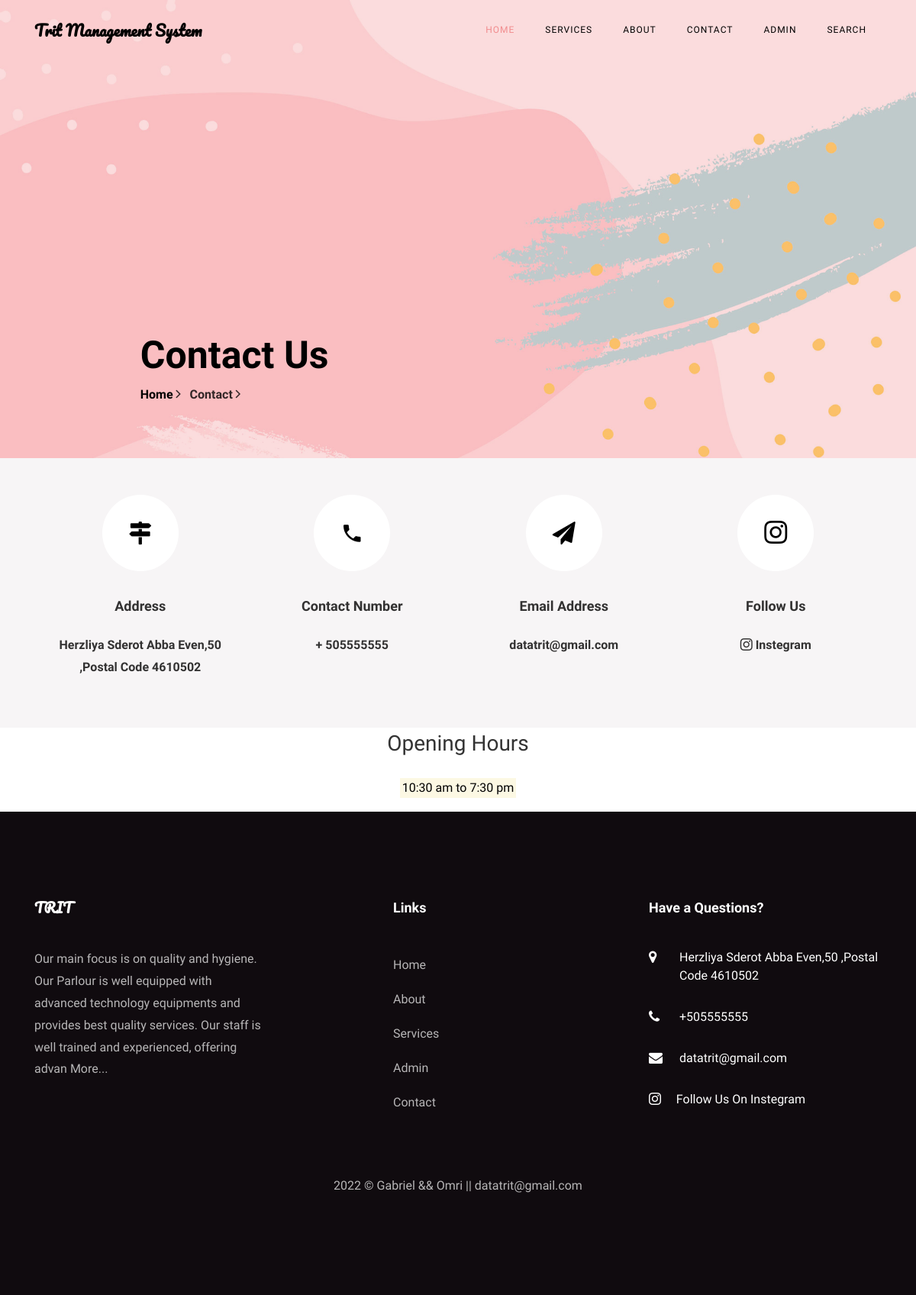
The page /contact.php on the database its author committed.
### tables this page shows
CREATE TABLE `tblpage` (
  `ID` int(10) NOT NULL,
  `PageType` varchar(200) DEFAULT NULL,
  `PageTitle` mediumtext DEFAULT NULL,
  `PageDescription` mediumtext DEFAULT NULL,
  `Email` varchar(200) DEFAULT NULL,
  `MobileNumber` bigint(10) DEFAULT NULL,
  `Instagram` varchar(200) DEFAULT NULL,
  `UpdationDate` date DEFAULT NULL,
  `Timing` varchar(200) NOT NULL,
  `Instegram` varchar(255) DEFAULT NULL
);

### contact.php (the view, shortened to what this page needs)
<?php
include('includes/dbconnection.php');
?>
<!DOCTYPE html>
<html lang="en">
  <head>
    <link rel="stylesheet" href="css/open-iconic-bootstrap.min.css">
    <link rel="stylesheet" href="css/animate.css">
    <link rel="stylesheet" href="css/owl.carousel.min.css">
    <link rel="stylesheet" href="css/owl.theme.default.min.css">
    <link rel="stylesheet" href="css/magnific-popup.css">
    <link rel="stylesheet" href="css/aos.css">
    <link rel="stylesheet" href="css/ionicons.min.css">
    <link rel="stylesheet" href="css/bootstrap-datepicker.css">
    <link rel="stylesheet" href="css/jquery.timepicker.css">
    <link rel="stylesheet" href="css/flaticon.css">
    <link rel="stylesheet" href="css/icomoon.css">
    <link rel="stylesheet" href="css/style.css">
  </head>
  <body>
	   <?php include_once('includes/header.php');?>
    <section class="hero-wrap hero-wrap-2" style="background-image: url('images/bg.jpg');" data-stellar-background-ratio="0.5">
      <div class="overlay"></div>
      <div class="container">
        <div class="row no-gutters slider-text js-fullheight align-items-end justify-content-center">
          <div class="col-md-9 ftco-animate pb-5">
            <h2 class="mb-0 bread">Contact Us</h2>
            <p class="breadcrumbs"><span class="mr-2"><a href="index.php">Home <i class="ion-ios-arrow-forward"></i></a></span> <span>Contact <i class="ion-ios-arrow-forward"></i></span></p>
          </div>
        </div>
      </div>
    </section>
    <section class="contact-section bg-light">
      <div class="container">
        <div class="row no-gutters d-flex contact-info">
          <?php
$ret=mysqli_query($con,"select * from tblpage where PageType='contactus' ");
while ($row=mysqli_fetch_array($ret)) {
?>
          <div class="col-md-3 d-flex">
          	<div class="align-self-stretch box p-4 py-md-5 text-center">
          		<div class="icon d-flex align-items-center justify-content-center">
          			<span class="icon-map-signs"></span>
          		</div>
          		<h3 class="mb-4">Address</h3>
	            <p><?php  echo $row['PageDescription'];?></p>
	          </div>
          </div>
          <div class="col-md-3 d-flex">
          	<div class="align-self-stretch box p-4 py-md-5 text-center">
          		<div class="icon d-flex align-items-center justify-content-center">
          			<span class="icon-phone2"></span>
          		</div>
          		<h3 class="mb-4">Contact Number</h3>
	            <p><a href="tel://1234567920">+ <?php  echo $row['MobileNumber'];?></a></p>
	          </div>
          </div>
          <div class="col-md-3 d-flex">
          	<div class="align-self-stretch box p-4 py-md-5 text-center">
          		<div class="icon d-flex align-items-center justify-content-center">
          			<span class="icon-paper-plane"></span>
          		</div>
          		<h3 class="mb-4">Email Address</h3>
	            <p><a href="mailto:info@yoursite.com"><?php  echo $row['Email'];?></a></p>
	          </div>
          </div>
          <div class="col-md-3 d-flex">
            <div class="align-self-stretch box p-4 py-md-5 text-center">
              <div class="icon d-flex align-items-center justify-content-center">
                <span class="bi bi-instagram"></span>
              </div>
              <h3 class="mb-4"> Follow Us </h3>
              <p><a href="<?php echo $row['Instegram'] ?>"><span class="bi bi-instagram"></span>
                <span class="text">Instegram </span></a></p>
            </div>
          </div>
    </section>
    <section>
      <center>
       <h3 class="mb-4">Opening Hours</h3>
        <p><mark><?php  echo $row['Timing'];?></mark></p>
          <?php } ?>
        </center>
        </section>
   <?php include_once('includes/footer.php');?>
  </body>
</html>

### includes/footer.php (shortened to what this page needs)
 <?php
include('includes/dbconnection.php');
?>
<link rel="stylesheet" href="https://cdn.jsdelivr.net/npm/bootstrap-icons@1.7.2/font/bootstrap-icons.css">
 <footer class="ftco-footer ftco-section">
      <div class="container">
        <div class="row mb-5">
          <div class="col-md">
            <div class="ftco-footer-widget mb-4">
              <h2 class="ftco-heading-2 logo">TRIT</h2>
              <?php
$ret=mysqli_query($con,"select * from tblpage where PageType='aboutus' ");
while ($row=mysqli_fetch_array($ret)) {
?>
              <p><?php  echo substr($row['PageDescription'],0,200);?> <a href="about.php">More...</a></p><?php } ?>
            </div>
          </div>
          <div class="col-md" style="padding-left: 150px">
             <div class="ftco-footer-widget mb-4">
              <h2 class="ftco-heading-2">Links</h2>
              <ul class="list-unstyled">
                <li><a href="index.php" class="py-2 d-block">Home</a></li>
                <li><a href="about.php" class="py-2 d-block">About</a></li>
                <li><a href="services.php" class="py-2 d-block">Services</a></li>
                <li><a href="admin/index.php" class="py-2 d-block">Admin</a></li>
                <li><a href="contact.php" class="py-2 d-block">Contact</a></li>
              </ul>
            </div>
          </div>
          <div class="col-md">
            <div class="ftco-footer-widget mb-4">
            	<h2 class="ftco-heading-2">Have a Questions?</h2>
            	<div class="block-23 mb-3">
                <?php
$ret=mysqli_query($con,"select * from tblpage where PageType='contactus' ");
while ($row=mysqli_fetch_array($ret)) {
?>
	              <ul>
	                <li><a href="https://www.google.com/maps/place/%D7%A9%D7%93%D7%A8%D7%95%D7%AA+%D7%90%D7%91%D7%90+%D7%90%D7%91%D7%9F+50,+%D7%94%D7%A8%D7%A6%D7%9C%D7%99%D7%94%E2%80%AD/@32.1638749,34.8054279,17z/data=!3m1!4b1!4m5!3m4!1s0x151d48932cc80fbf:0xb4a9c71c118e7f48!8m2!3d32.1638749!4d34.8032392?hl=iw"><span class="icon icon-map-marker"></span><span class="text"><?php  echo $row['PageDescription'];?></span></a></li>
	                <li><a href="contact.php"><span class="icon icon-phone"></span><span class="text">+<?php  echo $row['MobileNumber'];?></span></a></li>
	                <li><a href="https://mail.google.com/"><span class="icon icon-envelope"></span><span class="text"><?php  echo $row['Email'];?></span></a></li>
                  <li><a href="<?php echo $row['Instegram'] ?>"><span class="bi bi-instagram"></span>
                                                                <span class="text">&nbsp&nbsp&nbsp&nbsp Follow Us On Instegram</span></a></li>
	              </ul>
	            </div>
               <?php } ?>
            </div>
          </div>
        </div>
        <div class="row">
          <div class="col-md-12 text-center">
            <p>
  2022 &copy; Gabriel && Omri || datatrit@gmail.com  </p>
          </div>
        </div>
      </div>
    </footer>

### css/icomoon.css (style rules this page uses)
[class^="icon-"], [class*=" icon-"] { font-family: 'icomoon' !important; speak: none; font-style: normal; font-weight: normal; font-variant: normal; text-transform: none; line-height: 1; -webkit-font-smoothing: antialiased; -moz-osx-font-smoothing: grayscale; }
.icon-map-marker:before { content: "\f041"; }
.icon-phone:before { content: "\f095"; }
.icon-envelope:before { content: "\f0e0"; }
.icon-paper-plane:before { content: "\f1d8"; }
.icon-map-signs:before { content: "\f277"; }
.icon-phone2:before { content: "\e0cd"; }

### rows shown on the page
tblpage: PageDescription "Herzliya Sderot Abba Even,50 ,Postal Code 4610502", MobileNumber "505555555", Email "datatrit@gmail.com", Timing "10:30 am to 7:30 pm"
tblpage: PageDescription "Our main focus is on quality and hygiene. Our Parlour is well equipped with advanced technology equipments and provides best quality services. Our staff is well trained and experienced, offering advan"
